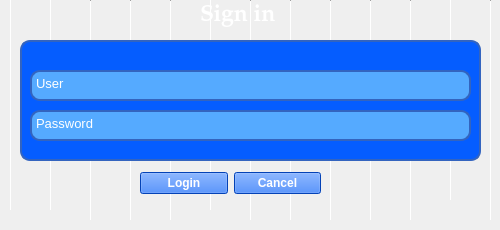
  <widget class="QWidget" name="centralwidget">
   <property name="enabled">
    <bool>true</bool>
   </property>
   <property name="sizePolicy">
    <sizepolicy hsizetype="MinimumExpanding" vsizetype="MinimumExpanding">
     <horstretch>0</horstretch>
     <verstretch>0</verstretch>
    </sizepolicy>
   </property>
   <widget class="QFrame" name="frame">
    <property name="geometry">
     <rect>
      <x>20</x>
      <y>40</y>
      <width>461</width>
      <height>121</height>
     </rect>
    </property>
    <property name="styleSheet">
     <string notr="true">QFrame{
border-radius: 10px;
background-color: rgb(5, 93, 255);
border: 2px solid rgb(51, 100, 191);
}</string>
    </property>
    <property name="frameShape">
     <enum>QFrame::StyledPanel</enum>
    </property>
    <property name="frameShadow">
     <enum>QFrame::Raised</enum>
    </property>
    <widget class="QTextEdit" name="user">
     <property name="geometry">
      <rect>
       <x>10</x>
       <y>30</y>
       <width>441</width>
       <height>31</height>
      </rect>
     </property>
     <property name="maximumSize">
      <size>
       <width>441</width>
       <height>31</height>
      </size>
     </property>
     <property name="palette">
      <palette>
       <active>
        <colorrole role="WindowText">
         <brush brushstyle="SolidPattern">
          <color alpha="255">
           <red>255</red>
           <green>255</green>
           <blue>255</blue>
          </color>
         </brush>
        </colorrole>
        <colorrole role="Button">
         <brush brushstyle="SolidPattern">
          <color alpha="255">
           <red>85</red>
           <green>170</green>
           <blue>255</blue>
          </color>
         </brush>
        </colorrole>
        <colorrole role="Text">
         <brush brushstyle="SolidPattern">
          <color alpha="255">
           <red>255</red>
           <green>255</green>
           <blue>255</blue>
          </color>
         </brush>
        </colorrole>
        <colorrole role="ButtonText">
         <brush brushstyle="SolidPattern">
          <color alpha="255">
           <red>255</red>
           <green>255</green>
           <blue>255</blue>
          </color>
         </brush>
        </colorrole>
        <colorrole role="Base">
         <brush brushstyle="SolidPattern">
          <color alpha="255">
           <red>85</red>
           <green>170</green>
           <blue>255</blue>
          </color>
         </brush>
        </colorrole>
        <colorrole role="Window">
         <brush brushstyle="SolidPattern">
          <color alpha="255">
           <red>85</red>
           <green>170</green>
           <blue>255</blue>
          </color>
         </brush>
        </colorrole>
        <colorrole role="HighlightedText">
         <brush brushstyle="SolidPattern">
          <color alpha="255">
           <red>0</red>
           <green>0</green>
           <blue>255</blue>
          </color>
         </brush>
        </colorrole>
        <colorrole role="ToolTipText">
         <brush brushstyle="SolidPattern">
          <color alpha="255">
           <red>85</red>
           <green>255</green>
           <blue>255</blue>
          </color>
         </brush>
        </colorrole>
       </active>
       <inactive>
        <colorrole role="WindowText">
         <brush brushstyle="SolidPattern">
          <color alpha="255">
           <red>255</red>
           <green>255</green>
           <blue>255</blue>
          </color>
         </brush>
        </colorrole>
        <colorrole role="Button">
         <brush brushstyle="SolidPattern">
          <color alpha="255">
           <red>85</red>
           <green>170</green>
           <blue>255</blue>
          </color>
         </brush>
        </colorrole>
        <colorrole role="Text">
         <brush brushstyle="SolidPattern">
          <color alpha="255">
           <red>255</red>
           <green>255</green>
           <blue>255</blue>
          </color>
         </brush>
        </colorrole>
        <colorrole role="ButtonText">
         <brush brushstyle="SolidPattern">
          <color alpha="255">
           <red>255</red>
           <green>255</green>
           <blue>255</blue>
          </color>
         </brush>
        </colorrole>
        <colorrole role="Base">
         <brush brushstyle="SolidPattern">
          <color alpha="255">
           <red>85</red>
           <green>170</green>
           <blue>255</blue>
          </color>
         </brush>
        </colorrole>
        <colorrole role="Window">
         <brush brushstyle="SolidPattern">
          <color alpha="255">
           <red>85</red>
           <green>170</green>
           <blue>255</blue>
          </color>
         </brush>
        </colorrole>
        <colorrole role="HighlightedText">
         <brush brushstyle="SolidPattern">
          <color alpha="255">
           <red>0</red>
           <green>0</green>
           <blue>255</blue>
          </color>
         </brush>
        </colorrole>
        <colorrole role="ToolTipText">
         <brush brushstyle="SolidPattern">
          <color alpha="255">
           <red>85</red>
           <green>255</green>
           <blue>255</blue>
          </color>
         </brush>
        </colorrole>
       </inactive>
       <disabled>
        <colorrole role="WindowText">
         <brush brushstyle="SolidPattern">
          <color alpha="255">
           <red>255</red>
           <green>255</green>
           <blue>255</blue>
          </color>
         </brush>
        </colorrole>
        <colorrole role="Button">
         <brush brushstyle="SolidPattern">
          <color alpha="255">
           <red>85</red>
           <green>170</green>
           <blue>255</blue>
          </color>
         </brush>
        </colorrole>
        <colorrole role="Text">
         <brush brushstyle="SolidPattern">
          <color alpha="255">
           <red>255</red>
           <green>255</green>
           <blue>255</blue>
          </color>
         </brush>
        </colorrole>
        <colorrole role="ButtonText">
         <brush brushstyle="SolidPattern">
          <color alpha="255">
           <red>255</red>
           <green>255</green>
           <blue>255</blue>
          </color>
         </brush>
        </colorrole>
        <colorrole role="Base">
         <brush brushstyle="SolidPattern">
          <color alpha="255">
           <red>85</red>
           <green>170</green>
           <blue>255</blue>
          </color>
         </brush>
        </colorrole>
        <colorrole role="Window">
         <brush brushstyle="SolidPattern">
          <color alpha="255">
           <red>85</red>
           <green>170</green>
           <blue>255</blue>
          </color>
         </brush>
        </colorrole>
        <colorrole role="HighlightedText">
         <brush brushstyle="SolidPattern">
          <color alpha="255">
           <red>0</red>
           <green>0</green>
           <blue>255</blue>
          </color>
         </brush>
        </colorrole>
        <colorrole role="ToolTipText">
         <brush brushstyle="SolidPattern">
          <color alpha="255">
           <red>85</red>
           <green>255</green>
           <blue>255</blue>
          </color>
         </brush>
        </colorrole>
       </disabled>
      </palette>
     </property>
     <property name="cursor" stdset="0">
      <cursorShape>IBeamCursor</cursorShape>
     </property>
     <property name="styleSheet">
      <string notr="true">
background-color: rgb(85, 170, 255);
color: white;
selection-color: blue;</string>
     </property>
     <property name="frameShadow">
      <enum>QFrame::Sunken</enum>
     </property>
     <property name="html">
      <string>&lt;!DOCTYPE HTML PUBLIC &quot;-//W3C//DTD HTML 4.0//EN&quot; &quot;http://www.w3.org/TR/REC-html40/strict.dtd&quot;&gt;
&lt;html&gt;&lt;head&gt;&lt;meta name=&quot;qrichtext&quot; content=&quot;1&quot; /&gt;&lt;style type=&quot;text/css&quot;&gt;
p, li { white-space: pre-wrap; }
&lt;/style&gt;&lt;/head&gt;&lt;body style=&quot; font-family:'MS Shell Dlg 2'; font-size:8.25pt; font-weight:400; font-style:normal;&quot;&gt;
&lt;p style=&quot; margin-top:0px; margin-bottom:0px; margin-left:0px; margin-right:0px; -qt-block-indent:0; text-indent:0px;&quot;&gt;&lt;span style=&quot; font-size:10pt;&quot;&gt;User&lt;/span&gt;&lt;/p&gt;&lt;/body&gt;&lt;/html&gt;</string>
     </property>
     <property name="textInteractionFlags">
      <set>Qt::TextEditorInteraction</set>
     </property>
    </widget>
    <widget class="QTextEdit" name="password">
     <property name="geometry">
      <rect>
       <x>10</x>
       <y>70</y>
       <width>441</width>
       <height>31</height>
      </rect>
     </property>
     <property name="maximumSize">
      <size>
       <width>441</width>
       <height>31</height>
      </size>
     </property>
     <property name="cursor" stdset="0">
      <cursorShape>IBeamCursor</cursorShape>
     </property>
     <property name="styleSheet">
      <string notr="true">
background-color: rgb(85, 170, 255);
color: white;
selection-color: blue;</string>
     </property>
     <property name="html">
      <string>&lt;!DOCTYPE HTML PUBLIC &quot;-//W3C//DTD HTML 4.0//EN&quot; &quot;http://www.w3.org/TR/REC-html40/strict.dtd&quot;&gt;
&lt;html&gt;&lt;head&gt;&lt;meta name=&quot;qrichtext&quot; content=&quot;1&quot; /&gt;&lt;style type=&quot;text/css&quot;&gt;
p, li { white-space: pre-wrap; }
&lt;/style&gt;&lt;/head&gt;&lt;body style=&quot; font-family:'MS Shell Dlg 2'; font-size:8.25pt; font-weight:400; font-style:normal;&quot;&gt;
&lt;p style=&quot; margin-top:0px; margin-bottom:0px; margin-left:0px; margin-right:0px; -qt-block-indent:0; text-indent:0px;&quot;&gt;&lt;span style=&quot; font-size:10pt;&quot;&gt;Password&lt;/span&gt;&lt;/p&gt;&lt;/body&gt;&lt;/html&gt;</string>
     </property>
    </widget>
   </widget>
   <widget class="QLabel" name="sign_in">
    <property name="enabled">
     <bool>true</bool>
    </property>
    <property name="geometry">
     <rect>
      <x>200</x>
      <y>0</y>
      <width>81</width>
      <height>31</height>
     </rect>
    </property>
    <property name="palette">
     <palette>
      <active>
       <colorrole role="WindowText">
        <brush brushstyle="SolidPattern">
         <color alpha="255">
          <red>255</red>
          <green>255</green>
          <blue>255</blue>
         </color>
        </brush>
       </colorrole>
       <colorrole role="Button">
        <brush brushstyle="SolidPattern">
         <color alpha="255">
          <red>68</red>
          <green>134</green>
          <blue>255</blue>
         </color>
        </brush>
       </colorrole>
       <colorrole role="Text">
        <brush brushstyle="SolidPattern">
         <color alpha="255">
          <red>255</red>
          <green>255</green>
          <blue>255</blue>
         </color>
        </brush>
       </colorrole>
       <colorrole role="ButtonText">
        <brush brushstyle="SolidPattern">
         <color alpha="255">
          <red>255</red>
          <green>255</green>
          <blue>255</blue>
         </color>
        </brush>
       </colorrole>
       <colorrole role="Base">
        <brush brushstyle="SolidPattern">
         <color alpha="255">
          <red>68</red>
          <green>134</green>
          <blue>255</blue>
         </color>
        </brush>
       </colorrole>
       <colorrole role="Window">
        <brush brushstyle="SolidPattern">
         <color alpha="255">
          <red>68</red>
          <green>134</green>
          <blue>255</blue>
         </color>
        </brush>
       </colorrole>
       <colorrole role="HighlightedText">
        <brush brushstyle="SolidPattern">
         <color alpha="255">
          <red>85</red>
          <green>255</green>
          <blue>255</blue>
         </color>
        </brush>
       </colorrole>
      </active>
      <inactive>
       <colorrole role="WindowText">
        <brush brushstyle="SolidPattern">
         <color alpha="255">
          <red>255</red>
          <green>255</green>
          <blue>255</blue>
         </color>
        </brush>
       </colorrole>
       <colorrole role="Button">
        <brush brushstyle="SolidPattern">
         <color alpha="255">
          <red>68</red>
          <green>134</green>
          <blue>255</blue>
         </color>
        </brush>
       </colorrole>
       <colorrole role="Text">
        <brush brushstyle="SolidPattern">
         <color alpha="255">
          <red>255</red>
          <green>255</green>
          <blue>255</blue>
         </color>
        </brush>
       </colorrole>
       <colorrole role="ButtonText">
        <brush brushstyle="SolidPattern">
         <color alpha="255">
          <red>255</red>
          <green>255</green>
          <blue>255</blue>
         </color>
        </brush>
       </colorrole>
       <colorrole role="Base">
        <brush brushstyle="SolidPattern">
         <color alpha="255">
          <red>68</red>
          <green>134</green>
          <blue>255</blue>
         </color>
        </brush>
       </colorrole>
       <colorrole role="Window">
        <brush brushstyle="SolidPattern">
         <color alpha="255">
          <red>68</red>
          <green>134</green>
          <blue>255</blue>
         </color>
        </brush>
       </colorrole>
       <colorrole role="HighlightedText">
        <brush brushstyle="SolidPattern">
         <color alpha="255">
          <red>85</red>
          <green>255</green>
          <blue>255</blue>
         </color>
        </brush>
       </colorrole>
      </inactive>
      <disabled>
       <colorrole role="WindowText">
        <brush brushstyle="SolidPattern">
         <color alpha="255">
          <red>255</red>
          <green>255</green>
          <blue>255</blue>
         </color>
        </brush>
       </colorrole>
       <colorrole role="Button">
        <brush brushstyle="SolidPattern">
         <color alpha="255">
          <red>68</red>
          <green>134</green>
          <blue>255</blue>
         </color>
        </brush>
       </colorrole>
       <colorrole role="Text">
        <brush brushstyle="SolidPattern">
         <color alpha="255">
          <red>255</red>
          <green>255</green>
          <blue>255</blue>
         </color>
        </brush>
       </colorrole>
       <colorrole role="ButtonText">
        <brush brushstyle="SolidPattern">
         <color alpha="255">
          <red>255</red>
          <green>255</green>
          <blue>255</blue>
         </color>
        </brush>
       </colorrole>
       <colorrole role="Base">
        <brush brushstyle="SolidPattern">
         <color alpha="255">
          <red>68</red>
          <green>134</green>
          <blue>255</blue>
         </color>
        </brush>
       </colorrole>
       <colorrole role="Window">
        <brush brushstyle="SolidPattern">
         <color alpha="255">
          <red>68</red>
          <green>134</green>
          <blue>255</blue>
         </color>
        </brush>
       </colorrole>
       <colorrole role="HighlightedText">
        <brush brushstyle="SolidPattern">
         <color alpha="255">
          <red>85</red>
          <green>255</green>
          <blue>255</blue>
         </color>
        </brush>
       </colorrole>
      </disabled>
     </palette>
    </property>
    <property name="font">
     <font>
      <family>Palatino Linotype</family>
      <pointsize>17</pointsize>
      <weight>75</weight>
      <bold>true</bold>
     </font>
    </property>
    <property name="styleSheet">
     <string notr="true">color: white;</string>
    </property>
    <property name="frameShape">
     <enum>QFrame::NoFrame</enum>
    </property>
    <property name="frameShadow">
     <enum>QFrame::Plain</enum>
    </property>
    <property name="text">
     <string>Sign in</string>
    </property>
    <property name="textFormat">
     <enum>Qt::PlainText</enum>
    </property>
    <property name="wordWrap">
     <bool>false</bool>
    </property>
    <property name="margin">
     <number>0</number>
    </property>
    <property name="indent">
     <number>0</number>
    </property>
   </widget>
   <widget class="QWidget" name="layoutWidget">
    <property name="geometry">
     <rect>
      <x>140</x>
      <y>170</y>
      <width>181</width>
      <height>26</height>
     </rect>
    </property>
    <layout class="QHBoxLayout" name="horizontalLayout">
     <item>
      <widget class="QPushButton" name="login_Button">
       <property name="palette">
        <palette>
         <active>
          <colorrole role="Button">
           <brush brushstyle="SolidPattern">
            <color alpha="255">
             <red>5</red>
             <green>93</green>
             <blue>255</blue>
            </color>
           </brush>
          </colorrole>
          <colorrole role="ButtonText">
           <brush brushstyle="SolidPattern">
            <color alpha="255">
             <red>255</red>
             <green>255</green>
             <blue>255</blue>
            </color>
           </brush>
          </colorrole>
          <colorrole role="Base">
           <brush brushstyle="SolidPattern">
            <color alpha="255">
             <red>5</red>
             <green>93</green>
             <blue>255</blue>
            </color>
           </brush>
          </colorrole>
          <colorrole role="Window">
           <brush brushstyle="SolidPattern">
            <color alpha="255">
             <red>5</red>
             <green>93</green>
             <blue>255</blue>
            </color>
           </brush>
          </colorrole>
         </active>
         <inactive>
          <colorrole role="Button">
           <brush brushstyle="SolidPattern">
            <color alpha="255">
             <red>5</red>
             <green>93</green>
             <blue>255</blue>
            </color>
           </brush>
          </colorrole>
          <colorrole role="ButtonText">
           <brush brushstyle="SolidPattern">
            <color alpha="255">
             <red>255</red>
             <green>255</green>
             <blue>255</blue>
            </color>
           </brush>
          </colorrole>
          <colorrole role="Base">
           <brush brushstyle="SolidPattern">
            <color alpha="255">
             <red>5</red>
             <green>93</green>
             <blue>255</blue>
            </color>
           </brush>
          </colorrole>
          <colorrole role="Window">
           <brush brushstyle="SolidPattern">
            <color alpha="255">
             <red>5</red>
             <green>93</green>
             <blue>255</blue>
            </color>
           </brush>
          </colorrole>
         </inactive>
         <disabled>
          <colorrole role="Button">
           <brush brushstyle="SolidPattern">
            <color alpha="255">
             <red>5</red>
             <green>93</green>
             <blue>255</blue>
            </color>
           </brush>
          </colorrole>
          <colorrole role="ButtonText">
           <brush brushstyle="SolidPattern">
            <color alpha="255">
             <red>42</red>
             <green>0</green>
             <blue>63</blue>
            </color>
           </brush>
          </colorrole>
          <colorrole role="Base">
           <brush brushstyle="SolidPattern">
            <color alpha="255">
             <red>5</red>
             <green>93</green>
             <blue>255</blue>
            </color>
           </brush>
          </colorrole>
          <colorrole role="Window">
           <brush brushstyle="SolidPattern">
            <color alpha="255">
             <red>5</red>
             <green>93</green>
             <blue>255</blue>
            </color>
           </brush>
          </colorrole>
         </disabled>
        </palette>
       </property>
       <property name="font">
        <font>
         <weight>75</weight>
         <bold>true</bold>
        </font>
       </property>
       <property name="cursor">
        <cursorShape>PointingHandCursor</cursorShape>
       </property>
       <property name="styleSheet">
        <string notr="true">QPushButton{
background-color: rgb(5, 93, 255);
} 


QPushButton:hover
{
background-color: rgb(85, 170, 255);
 }

QPushButton:pressed
{
padding-top: 3px;
}
</string>
       </property>
       <property name="text">
        <string>Login</string>
       </property>
       <property name="icon">
        <iconset>
         <normaloff>../../../Python projects/PicturesForApps/picForButton1.png</normaloff>../../../Python projects/PicturesForApps/picForButton1.png</iconset>
       </property>
       <property name="checkable">
        <bool>false</bool>
       </property>
       <property name="autoRepeat">
        <bool>false</bool>
       </property>
       <property name="autoExclusive">
        <bool>false</bool>
       </property>
      </widget>
     </item>
     <item>
      <widget class="QPushButton" name="cancel_Button">
       <property name="palette">
        <palette>
         <active>
          <colorrole role="Button">
           <brush brushstyle="SolidPattern">
            <color alpha="255">
             <red>5</red>
             <green>93</green>
             <blue>255</blue>
            </color>
           </brush>
          </colorrole>
          <colorrole role="ButtonText">
           <brush brushstyle="SolidPattern">
            <color alpha="255">
             <red>255</red>
             <green>255</green>
             <blue>255</blue>
            </color>
           </brush>
          </colorrole>
          <colorrole role="Base">
           <brush brushstyle="SolidPattern">
            <color alpha="255">
             <red>5</red>
             <green>93</green>
             <blue>255</blue>
            </color>
           </brush>
          </colorrole>
          <colorrole role="Window">
           <brush brushstyle="SolidPattern">
            <color alpha="255">
             <red>5</red>
             <green>93</green>
             <blue>255</blue>
            </color>
           </brush>
          </colorrole>
         </active>
         <inactive>
          <colorrole role="Button">
           <brush brushstyle="SolidPattern">
            <color alpha="255">
             <red>5</red>
             <green>93</green>
             <blue>255</blue>
            </color>
           </brush>
          </colorrole>
          <colorrole role="ButtonText">
           <brush brushstyle="SolidPattern">
            <color alpha="255">
             <red>255</red>
             <green>255</green>
             <blue>255</blue>
            </color>
           </brush>
          </colorrole>
          <colorrole role="Base">
           <brush brushstyle="SolidPattern">
            <color alpha="255">
             <red>5</red>
             <green>93</green>
             <blue>255</blue>
            </color>
           </brush>
          </colorrole>
          <colorrole role="Window">
           <brush brushstyle="SolidPattern">
            <color alpha="255">
             <red>5</red>
             <green>93</green>
             <blue>255</blue>
            </color>
           </brush>
          </colorrole>
         </inactive>
         <disabled>
          <colorrole role="Button">
           <brush brushstyle="SolidPattern">
            <color alpha="255">
             <red>5</red>
             <green>93</green>
             <blue>255</blue>
            </color>
           </brush>
          </colorrole>
          <colorrole role="ButtonText">
           <brush brushstyle="SolidPattern">
            <color alpha="255">
             <red>42</red>
             <green>0</green>
             <blue>63</blue>
            </color>
           </brush>
          </colorrole>
          <colorrole role="Base">
           <brush brushstyle="SolidPattern">
            <color alpha="255">
             <red>5</red>
             <green>93</green>
             <blue>255</blue>
            </color>
           </brush>
          </colorrole>
          <colorrole role="Window">
           <brush brushstyle="SolidPattern">
            <color alpha="255">
             <red>5</red>
             <green>93</green>
             <blue>255</blue>
            </color>
           </brush>
          </colorrole>
         </disabled>
        </palette>
       </property>
       <property name="font">
        <font>
         <weight>75</weight>
         <italic>false</italic>
         <bold>true</bold>
         <underline>false</underline>
         <strikeout>false</strikeout>
         <kerning>true</kerning>
        </font>
       </property>
       <property name="cursor">
        <cursorShape>PointingHandCursor</cursorShape>
       </property>
       <property name="styleSheet">
        <string notr="true">QPushButton{
background-color: rgb(5, 93, 255);
} 


QPushButton:hover
{
background-color: rgb(85, 170, 255);
 }

QPushButton:pressed
{
padding-top: 3px;
}

</string>
       </property>
       <property name="text">
        <string>Cancel</string>
       </property>
       <property name="icon">
        <iconset>
         <normaloff>../../../Python projects/PicturesForApps/picForButton4.png</normaloff>../../../Python projects/PicturesForApps/picForButton4.png</iconset>
       </property>
      </widget>
     </item>
    </layout>
   </widget>
   <widget class="Line" name="line">
    <property name="geometry">
     <rect>
      <x>10</x>
      <y>-10</y>
      <width>1</width>
      <height>221</height>
     </rect>
    </property>
    <property name="orientation">
     <enum>Qt::Vertical</enum>
    </property>
   </widget>
   <widget class="Line" name="line_2">
    <property name="geometry">
     <rect>
      <x>50</x>
      <y>-10</y>
      <width>1</width>
      <height>221</height>
     </rect>
    </property>
    <property name="orientation">
     <enum>Qt::Vertical</enum>
    </property>
   </widget>
   <widget class="Line" name="line_3">
    <property name="geometry">
     <rect>
      <x>90</x>
      <y>0</y>
      <width>1</width>
      <height>221</height>
     </rect>
    </property>
    <property name="orientation">
     <enum>Qt::Vertical</enum>
    </property>
   </widget>
   <widget class="Line" name="line_4">
    <property name="geometry">
     <rect>
      <x>130</x>
      <y>0</y>
      <width>1</width>
      <height>221</height>
     </rect>
    </property>
    <property name="orientation">
     <enum>Qt::Vertical</enum>
    </property>
   </widget>
   <widget class="Line" name="line_5">
    <property name="geometry">
     <rect>
      <x>170</x>
      <y>0</y>
      <width>1</width>
      <height>221</height>
     </rect>
    </property>
    <property name="orientation">
     <enum>Qt::Vertical</enum>
    </property>
   </widget>
   <widget class="Line" name="line_6">
    <property name="geometry">
     <rect>
      <x>210</x>
      <y>-10</y>
      <width>1</width>
      <height>221</height>
     </rect>
    </property>
    <property name="orientation">
     <enum>Qt::Vertical</enum>
    </property>
   </widget>
   <widget class="Line" name="line_7">
    <property name="geometry">
     <rect>
      <x>250</x>
      <y>0</y>
      <width>1</width>
      <height>221</height>
     </rect>
    </property>
    <property name="orientation">
     <enum>Qt::Vertical</enum>
    </property>
   </widget>
   <widget class="Line" name="line_8">
    <property name="geometry">
     <rect>
      <x>290</x>
      <y>0</y>
      <width>1</width>
      <height>221</height>
     </rect>
    </property>
    <property name="orientation">
     <enum>Qt::Vertical</enum>
    </property>
   </widget>
   <widget class="Line" name="line_9">
    <property name="geometry">
     <rect>
      <x>330</x>
      <y>0</y>
      <width>1</width>
      <height>221</height>
     </rect>
    </property>
    <property name="orientation">
     <enum>Qt::Vertical</enum>
    </property>
   </widget>
   <widget class="Line" name="line_10">
    <property name="geometry">
     <rect>
      <x>370</x>
      <y>0</y>
      <width>1</width>
      <height>221</height>
     </rect>
    </property>
    <property name="orientation">
     <enum>Qt::Vertical</enum>
    </property>
   </widget>
   <widget class="Line" name="line_11">
    <property name="geometry">
     <rect>
      <x>410</x>
      <y>0</y>
      <width>1</width>
      <height>221</height>
     </rect>
    </property>
    <property name="orientation">
     <enum>Qt::Vertical</enum>
    </property>
   </widget>
   <widget class="Line" name="line_12">
    <property name="geometry">
     <rect>
      <x>450</x>
      <y>-20</y>
      <width>1</width>
      <height>221</height>
     </rect>
    </property>
    <property name="orientation">
     <enum>Qt::Vertical</enum>
    </property>
   </widget>
   <widget class="Line" name="line_13">
    <property name="geometry">
     <rect>
      <x>490</x>
      <y>0</y>
      <width>1</width>
      <height>221</height>
     </rect>
    </property>
    <property name="orientation">
     <enum>Qt::Vertical</enum>
    </property>
   </widget>
   <zorder>line_5</zorder>
   <zorder>line_12</zorder>
   <zorder>line_9</zorder>
   <zorder>line_8</zorder>
   <zorder>line_11</zorder>
   <zorder>line_6</zorder>
   <zorder>line_4</zorder>
   <zorder>line_3</zorder>
   <zorder>line_2</zorder>
   <zorder>line_7</zorder>
   <zorder>line_13</zorder>
   <zorder>line</zorder>
   <zorder>line_10</zorder>
   <zorder>frame</zorder>
   <zorder>sign_in</zorder>
   <zorder>layoutWidget</zorder>
  </widget>
